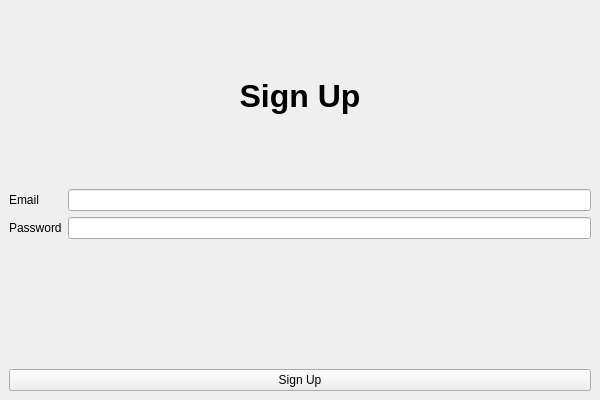
<?xml version="1.0" encoding="UTF-8"?>
<ui version="4.0">
 <class>MainWindow</class>
 <widget class="QMainWindow" name="MainWindow">
  <property name="geometry">
   <rect>
    <x>0</x>
    <y>0</y>
    <width>600</width>
    <height>400</height>
   </rect>
  </property>
  <property name="windowTitle">
   <string>Parking Management System</string>
  </property>
  <widget class="QWidget" name="centralwidget">
   <widget class="QStackedWidget" name="stackedWidget">
    <property name="geometry">
     <rect>
      <x>0</x>
      <y>0</y>
      <width>600</width>
      <height>400</height>
     </rect>
    </property>
    <property name="currentIndex">
     <number>1</number>
    </property>
    <widget class="QWidget" name="loginPage">
     <layout class="QVBoxLayout" name="verticalLayoutLogin">
      <item>
       <widget class="QLabel" name="label">
        <property name="text">
         <string/>
        </property>
       </widget>
      </item>
      <item>
       <widget class="QStackedWidget" name="stackedWidget_2">
        <property name="currentIndex">
         <number>2</number>
        </property>
        <widget class="QWidget" name="loginPage_2">
         <layout class="QVBoxLayout" name="verticalLayoutLogin_2">
          <item>
           <widget class="QLabel" name="loginTitle">
            <property name="font">
             <font>
              <pointsize>24</pointsize>
              <bold>true</bold>
             </font>
            </property>
            <property name="text">
             <string>Select a window</string>
            </property>
            <property name="alignment">
             <set>Qt::AlignmentFlag::AlignCenter</set>
            </property>
           </widget>
          </item>
          <item>
           <widget class="QPushButton" name="pushButton_2">
            <property name="text">
             <string>PushButton</string>
            </property>
           </widget>
          </item>
         </layout>
        </widget>
        <widget class="QWidget" name="signUpPage_2">
         <layout class="QVBoxLayout" name="verticalLayoutSignUp_2">
          <item>
           <widget class="QLabel" name="signUpTitle_2">
            <property name="font">
             <font>
              <pointsize>24</pointsize>
              <bold>true</bold>
             </font>
            </property>
            <property name="text">
             <string>Sign Up</string>
            </property>
            <property name="alignment">
             <set>Qt::AlignmentFlag::AlignCenter</set>
            </property>
           </widget>
          </item>
          <item>
           <layout class="QFormLayout" name="signUpForm_2">
            <item row="0" column="0">
             <widget class="QLabel" name="emailLabel_signup_2">
              <property name="text">
               <string>Email</string>
              </property>
             </widget>
            </item>
            <item row="0" column="1">
             <widget class="QLineEdit" name="emailEdit_signup_2"/>
            </item>
            <item row="1" column="0">
             <widget class="QLabel" name="passwordLabel_signup_2">
              <property name="text">
               <string>Password</string>
              </property>
             </widget>
            </item>
            <item row="1" column="1">
             <widget class="QLineEdit" name="passwordEdit_signup_2">
              <property name="echoMode">
               <enum>QLineEdit::EchoMode::Password</enum>
              </property>
             </widget>
            </item>
           </layout>
          </item>
          <item>
           <widget class="QPushButton" name="signUpButton_2">
            <property name="text">
             <string>Sign Up</string>
            </property>
           </widget>
          </item>
         </layout>
        </widget>
        <widget class="QWidget" name="dashboardPage_2">
         <layout class="QVBoxLayout" name="verticalLayoutDashboard_2">
          <item>
           <widget class="QLabel" name="dashboardTitle_2">
            <property name="font">
             <font>
              <pointsize>24</pointsize>
              <bold>true</bold>
             </font>
            </property>
            <property name="text">
             <string>Dashboard</string>
            </property>
            <property name="alignment">
             <set>Qt::AlignmentFlag::AlignCenter</set>
            </property>
           </widget>
          </item>
          <item>
           <widget class="QLabel" name="spotCounterTitle_2">
            <property name="text">
             <string>Real-time Spot Counter</string>
            </property>
            <property name="alignment">
             <set>Qt::AlignmentFlag::AlignCenter</set>
            </property>
           </widget>
          </item>
          <item>
           <layout class="QHBoxLayout" name="horizontalLayoutSpots_2">
            <item>
             <widget class="QLabel" name="availableSpotsLabel_2">
              <property name="text">
               <string>Available Spots: 10</string>
              </property>
             </widget>
            </item>
            <item>
             <widget class="QLabel" name="occupiedSpotsLabel_2">
              <property name="text">
               <string>Occupied Spots: 0</string>
              </property>
             </widget>
            </item>
           </layout>
          </item>
          <item>
           <layout class="QHBoxLayout" name="horizontalLayoutButtons_2">
            <item>
             <widget class="QPushButton" name="parkCarButton_2">
              <property name="text">
               <string>Parked a car</string>
              </property>
             </widget>
            </item>
            <item>
             <widget class="QPushButton" name="carLeftButton_2">
              <property name="text">
               <string>Car left</string>
              </property>
             </widget>
            </item>
           </layout>
          </item>
          <item>
           <widget class="QCheckBox" name="enableLogCheckBox_2">
            <property name="text">
             <string>Enable Parking Log</string>
            </property>
           </widget>
          </item>
          <item>
           <widget class="QFrame" name="parkingLogFrame_2">
            <property name="frameShape">
             <enum>QFrame::Shape::StyledPanel</enum>
            </property>
            <layout class="QVBoxLayout" name="verticalLayoutLog_2">
             <item>
              <widget class="QLabel" name="parkingLogTitle_2">
               <property name="text">
                <string>Parking Log</string>
               </property>
               <property name="alignment">
                <set>Qt::AlignmentFlag::AlignCenter</set>
               </property>
              </widget>
             </item>
             <item>
              <widget class="QTextEdit" name="parkingLogTextEdit_2">
               <property name="readOnly">
                <bool>true</bool>
               </property>
              </widget>
             </item>
            </layout>
           </widget>
          </item>
         </layout>
        </widget>
       </widget>
      </item>
      <item>
       <widget class="QPushButton" name="pushButton">
        <property name="text">
         <string>PushButton</string>
        </property>
       </widget>
      </item>
     </layout>
    </widget>
    <widget class="QWidget" name="signUpPage">
     <layout class="QVBoxLayout" name="verticalLayoutSignUp">
      <item>
       <widget class="QLabel" name="signUpTitle">
        <property name="font">
         <font>
          <pointsize>24</pointsize>
          <bold>true</bold>
         </font>
        </property>
        <property name="text">
         <string>Sign Up</string>
        </property>
        <property name="alignment">
         <set>Qt::AlignmentFlag::AlignCenter</set>
        </property>
       </widget>
      </item>
      <item>
       <layout class="QFormLayout" name="signUpForm">
        <item row="0" column="0">
         <widget class="QLabel" name="emailLabel_signup">
          <property name="text">
           <string>Email</string>
          </property>
         </widget>
        </item>
        <item row="0" column="1">
         <widget class="QLineEdit" name="emailEdit_signup"/>
        </item>
        <item row="1" column="0">
         <widget class="QLabel" name="passwordLabel_signup">
          <property name="text">
           <string>Password</string>
          </property>
         </widget>
        </item>
        <item row="1" column="1">
         <widget class="QLineEdit" name="passwordEdit_signup">
          <property name="echoMode">
           <enum>QLineEdit::EchoMode::Password</enum>
          </property>
         </widget>
        </item>
       </layout>
      </item>
      <item>
       <widget class="QPushButton" name="signUpButton">
        <property name="text">
         <string>Sign Up</string>
        </property>
       </widget>
      </item>
     </layout>
    </widget>
    <widget class="QWidget" name="dashboardPage">
     <layout class="QVBoxLayout" name="verticalLayoutDashboard">
      <item>
       <widget class="QLabel" name="dashboardTitle">
        <property name="font">
         <font>
          <pointsize>24</pointsize>
          <bold>true</bold>
         </font>
        </property>
        <property name="text">
         <string>Dashboard</string>
        </property>
        <property name="alignment">
         <set>Qt::AlignmentFlag::AlignCenter</set>
        </property>
       </widget>
      </item>
      <item>
       <widget class="QLabel" name="spotCounterTitle">
        <property name="text">
         <string>Real-time Spot Counter</string>
        </property>
        <property name="alignment">
         <set>Qt::AlignmentFlag::AlignCenter</set>
        </property>
       </widget>
      </item>
      <item>
       <layout class="QHBoxLayout" name="horizontalLayoutSpots">
        <item>
         <widget class="QLabel" name="availableSpotsLabel">
          <property name="text">
           <string>Available Spots: 10</string>
          </property>
         </widget>
        </item>
        <item>
         <widget class="QLabel" name="occupiedSpotsLabel">
          <property name="text">
           <string>Occupied Spots: 0</string>
          </property>
         </widget>
        </item>
       </layout>
      </item>
      <item>
       <layout class="QHBoxLayout" name="horizontalLayoutButtons">
        <item>
         <widget class="QPushButton" name="parkCarButton">
          <property name="text">
           <string>Parked a car</string>
          </property>
         </widget>
        </item>
        <item>
         <widget class="QPushButton" name="carLeftButton">
          <property name="text">
           <string>Car left</string>
          </property>
         </widget>
        </item>
       </layout>
      </item>
      <item>
       <widget class="QCheckBox" name="enableLogCheckBox">
        <property name="text">
         <string>Enable Parking Log</string>
        </property>
       </widget>
      </item>
      <item>
       <widget class="QFrame" name="parkingLogFrame">
        <property name="frameShape">
         <enum>QFrame::Shape::StyledPanel</enum>
        </property>
        <layout class="QVBoxLayout" name="verticalLayoutLog">
         <item>
          <widget class="QLabel" name="parkingLogTitle">
           <property name="text">
            <string>Parking Log</string>
           </property>
           <property name="alignment">
            <set>Qt::AlignmentFlag::AlignCenter</set>
           </property>
          </widget>
         </item>
         <item>
          <widget class="QTextEdit" name="parkingLogTextEdit">
           <property name="readOnly">
            <bool>true</bool>
           </property>
          </widget>
         </item>
        </layout>
       </widget>
      </item>
     </layout>
    </widget>
   </widget>
  </widget>
 </widget>
 <resources/>
 <connections/>
</ui>
